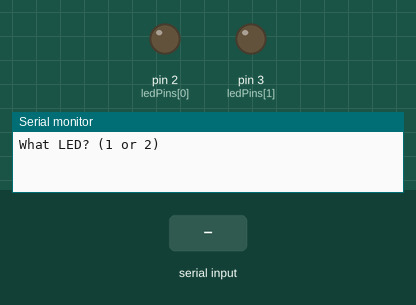
A sketch run on a simulated Arduino Uno, built with avr-gcc and run on an emulated ATmega328P. On the bench: output pins drawn as LEDs (lit = HIGH), the last lines printed to the serial monitor. Dashed ring = blinking. The test bench sets the inputs (shaded band).

Above: at 1.2 s.
1.3 s: "90,45\n" received over Serial
2.8 s: "1\n" received over Serial
4.3 s: "30,150\n" received over Serial
At 5.18 s:
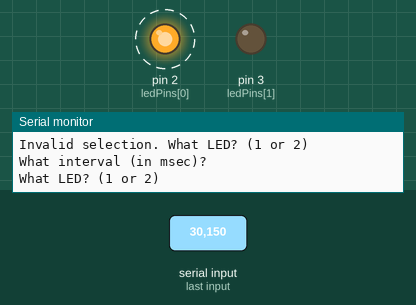
Timing chart, 0 to 13.3 s (numbered marks = the images above; inputs shaded):
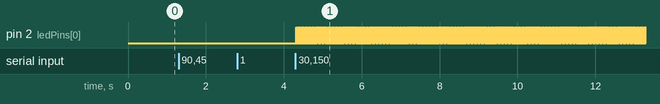

Measured:
- after the input at 4.3 s, pin 2 (ledPins[0]): alternates HIGH for 0.02 s and LOW for 0.02 s, starting at once

The sketch:

311Proj2.ino
```cpp
const int ledPins[2] = {2, 3};
unsigned long blinkDuration[2] = {0, 0};
unsigned long lastUpdate[2] = {0, 0};
int currentOut[2] = {LOW, LOW};

char rxBuffer[24];
int rxIndex = 0;
int targetLed = 0;
int promptStage = 0;


void updateSingleLed(int i, unsigned long now) {
  if (blinkDuration[i] > 0 && (now - lastUpdate[i] >= blinkDuration[i])) {
    lastUpdate[i] = now;
    currentOut[i] = (currentOut[i] == LOW) ? HIGH : LOW;
    digitalWrite(ledPins[i], currentOut[i]);
  }
}

void processCommand(long parsedVal, unsigned long now) {
  if (promptStage == 0) {
    if (parsedVal == 1 || parsedVal == 2) {
      targetLed = parsedVal - 1;
      promptStage = 1;
      Serial.println("What interval (in msec)?");
    } else {
      Serial.println("Invalid selection. What LED? (1 or 2)");
    }
  } else {
    if (parsedVal > 0) {
      unsigned long halfTime = parsedVal / 2;
      if (halfTime == 0) {
        halfTime = 1;
      }

      blinkDuration[targetLed] = halfTime;
      lastUpdate[targetLed] = now;
      currentOut[targetLed] = LOW;
      digitalWrite(ledPins[targetLed], LOW);

      promptStage = 0;
      Serial.println("What LED? (1 or 2)");
    } else {
      Serial.println("Invalid time. What interval (in msec)?");
    }
  }
}


void taskLed1(unsigned long now) {
  updateSingleLed(0, now);
}

void taskLed2(unsigned long now) {
  updateSingleLed(1, now);
}

void taskSerial(unsigned long now) {
  if (Serial.available() > 0) {
    char incoming = Serial.read();

    if (incoming == '\n' || incoming == '\r') {
      if (rxIndex > 0) {
        rxBuffer[rxIndex] = '\0';
        long parsedVal = atol(rxBuffer);
        rxIndex = 0;
        processCommand(parsedVal, now);
      }
    } else if (rxIndex < (int)sizeof(rxBuffer) - 1) {
      rxBuffer[rxIndex++] = incoming;
    }
  }
}


typedef void (*TaskFunc)(unsigned long);
const TaskFunc taskTable[] = {
  taskLed1,
  taskLed2,
  taskSerial
};
const int NUM_TASKS = sizeof(taskTable) / sizeof(taskTable[0]);

void setup() {
  for (int i = 0; i < 2; i++) {
    pinMode(ledPins[i], OUTPUT);
    digitalWrite(ledPins[i], LOW);
  }

  Serial.begin(9600);
  Serial.println("What LED? (1 or 2)");
}


void loop() {
  unsigned long now = millis();
  for (int i = 0; i < NUM_TASKS; i++) {
    taskTable[i](now);
  }
}
```
